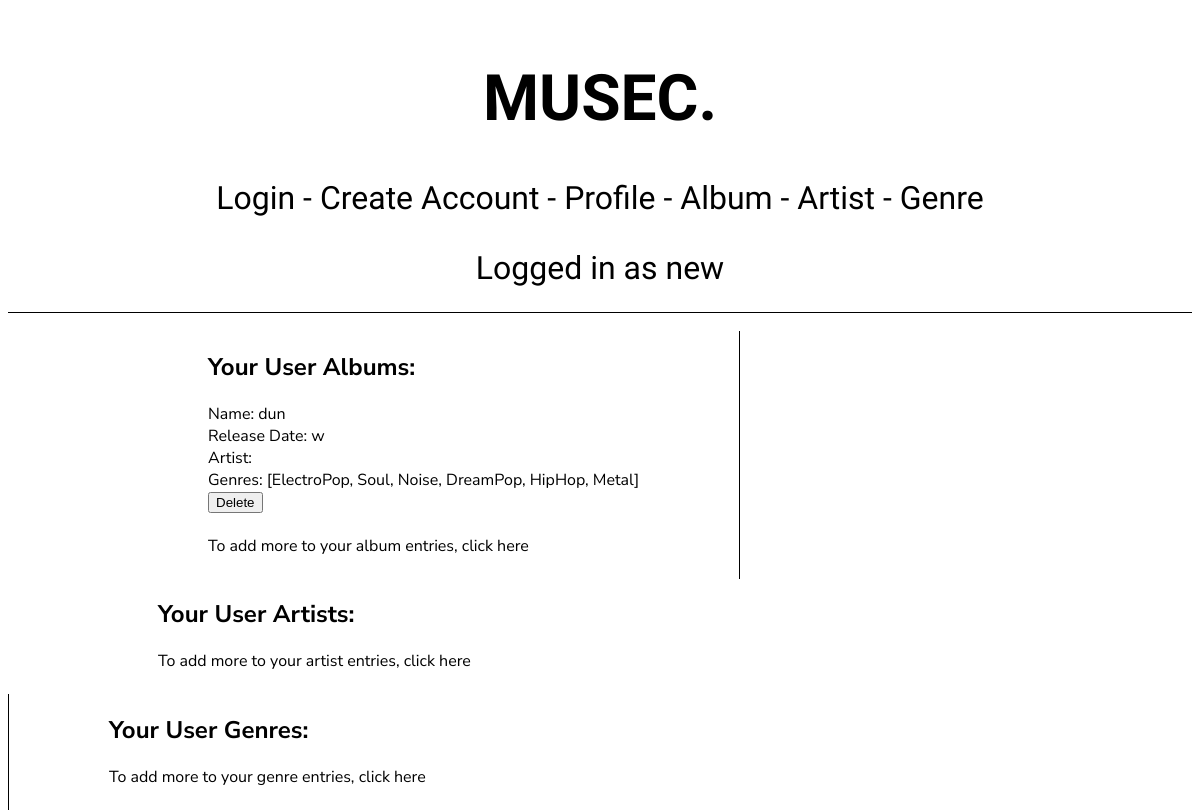
/profile (signed in), run on the app's committed database.
### models.py (models this page shows, shortened)
class User(db.Model):
    __tablename__ = 'User'
    id = db.Column(db.Integer, primary_key = True)
    username = db.Column(db.String())
    password = db.Column(db.String())
    def __repr__(self):
        return self.username

class Album(db.Model):
    __tablename__ = 'Album'
    id = db.Column(db.Integer, primary_key = True)
    name = db.Column(db.String())
    coverArt = db.Column(db.String())
    releaseDate = db.Column(db.Integer())
    addedBy = db.Column(db.Integer, db.ForeignKey('User.id'))
    artist = db.Column(db.Integer, db.ForeignKey('Artist.id'))
    genres = db.relationship('Genre', secondary=AlbumGenres, back_populates='albums')
    artistName = db.relationship('Artist', backref='Album')
    user_name = db.relationship('User', backref='Album')

class Genre(db.Model):
    __tablename__ = 'Genre'
    id = db.Column(db.Integer, primary_key = True)
    name = db.Column(db.String())
    description = db.Column(db.String())
    addedBy = db.Column(db.Integer, db.ForeignKey('User.id'))
    albums = db.relationship('Album', secondary=AlbumGenres, back_populates='genres')
    user_name = db.relationship('User', backref='Genre')
    def __repr__(self):
        return self.name

### main.py (the view, shortened to what this page needs)
@app.route('/profile', methods=['POST', 'GET'])
def profile():
    if 'logged_in' not in session: # if user tries to access page without being logged in redirect to create_account
        return redirect(url_for('create_account'))
    elif 'logged_in' in session: # if logged in take the info from the session
        user_info = session['logged_in']
        user_id = user_info
        username = models.User.query.filter_by(id=user_id).first_or_404()
    album_info = models.Album.query.filter_by(addedBy=user_id).all()
    artist_info = models.Artist.query.filter_by(addedBy=user_id).all()
    genre_info = models.Genre.query.filter_by(addedBy=user_id).all()
    return render_template('profile.html', username=username, albumInfo=album_info, artistInfo=artist_info, genreInfo=genre_info)

### templates/profile.html (shortened to what this page needs)
{% include 'header.html'%}<br>
<div id='middle'>
    <div id='user_albums'>
        <h2>Your User Albums:</h2>
        <p1>
            {% for albums in albumInfo %}
                Name: {{albums.name}} <br>
                Release Date: {{albums.releaseDate}} <br>
                Artist: {{albums.artistName.name}} <br>
                Genres: {{albums.genres}} <br>
                <form action='/profile' method='POST' onsubmit="return confirm('Are you sure?')">
                    <input type='submit' value='Delete'>
                </form><br>
            {% endfor %}
            <a href='/album'>To add more to your album entries, click here</a><br>
        </p1><br>
    </div>
    <div id='user_artists'>
        <h2>Your User Artists:</h2>
        <p2>
            <a href='/artist'>To add more to your artist entries, click here</a><br>
        </p2><br>
    </div>
    <div id='user_genres'>
        <h2>Your User Genres:</h2>
        <p3>
            <a href='/genre'>To add more to your genre entries, click here</a><br>
        </p3><br>
    </div>
</div>

### templates/header.html (shortened to what this page needs)
<!DOCTYPE html>
<html>
<head>
    <link rel="stylesheet" href="{{url_for('static', filename='style.css')}}">
</head>
<div id="navbar">
    <h1>MUSEC.</h1>
    <a href = '/login'>Login</a> -
    <a href = '/'>Create Account</a> -
    <a href = '/profile'>Profile</a> -
    <a href = '/album'>Album</a> -
    <a href = '/artist'>Artist</a> -
    <a href = '/genre'>Genre</a><br>
    <p id='logged_in'>{% if username %} Logged in as {{username}} {% endif %}</p>
</div>
</html>

### static/style.css (style rules this page uses)
#navbar { font-size: xx-large; font-family: 'Comfortaa'; text-align: center; padding: 10px; border-bottom: 1px solid black; }
a:link { text-decoration: none; color: black; }
#logged_in { margin-bottom: 15px; }
#middle { margin: auto; }
#user_albums { font-family: 'Nunito Sans'; float: left; margin-left: 100px; padding-left: 100px; padding-right: 100px; border-right: 1px solid; }
#user_artists { font-family: 'Nunito Sans'; float: left; margin-left: 50px; margin-right: 50px; padding-left: 100px; padding-right: 100px; }
#user_genres { font-family: 'Nunito Sans'; float: left; margin-right: 100px; padding-left: 100px; padding-right: 100px; border-left: 1px solid; }

### data on the page
User: username "new"
Album: name "dun", releaseDate "w", genres "[ElectroPop, Soul, Noise, DreamPop, HipHop, Metal]"
